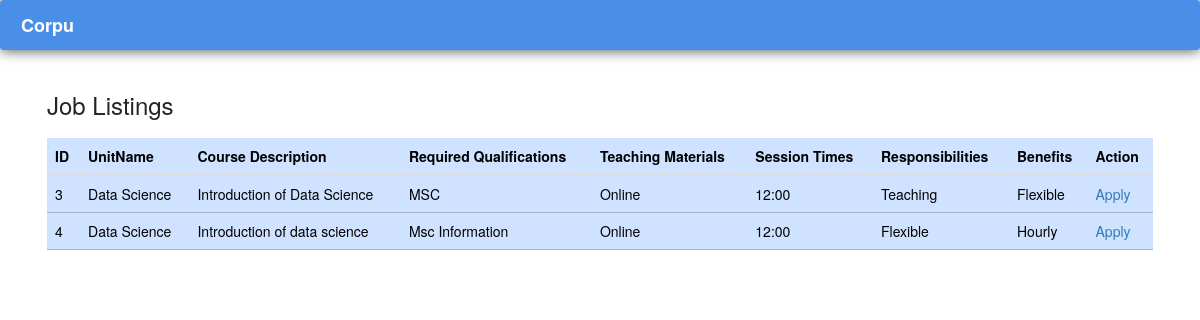
Screenshot of /joblisting/ with the database file from the repository.
### portal/models.py (models this page shows, shortened)
class JobListing(models.Model):
    unit_name = models.TextField()
    course_description = models.TextField()
    required_qualification = models.CharField(max_length=100)
    teaching_materials = models.CharField(max_length=100)
    session_times = models.CharField(max_length=100)
    responsibilities = models.CharField(max_length=100)
    benefits = models.CharField(max_length=100)

### portal/views.py (the view)
# urls.py: path('joblisting/', job_listing, name='jobListing' ),
def job_listing(request):
     table_data = JobListing.objects.all()
     context = {'table_data': table_data}
     return render(request, 'joblisting.html', context)

### portal/templates/joblisting.html (shortened to what this page needs)
{% extends 'main.html' %}
{% block content %}
<head>
<link rel="stylesheet" href="https://maxcdn.bootstrapcdn.com/bootstrap/3.4.1/css/bootstrap.min.css">
</head>
<header>
    <nav class="navbar navbar-expand-lg navbar-light bg-light header">
      <div class="container-fluid">
        <a class="navbar-brand" style="position: absolute; left: 0; margin-left: 5px;" href="{% url 'home' %}">Corpu</a>
      </div>
    </nav>
    </header>
<div class="container">
  <div class="card">
  <h3>Job Listings</h3>
  <div class="table-responsive mt-3">
  <table class="table table-primary">
    <thead>
      <tr>
        <th>ID</th>
        <th>UnitName</th>
        <th>Course Description</th>
        <th>Required Qualifications</th>
        <th>Teaching Materials</th>
        <th>Session Times</th>
        <th>Responsibilities</th>
        <th>Benefits</th>
        <th>Action</th>
      </tr>
    </thead>
    <tbody>
      {% for joblisting in table_data %}
      <tr>
        <td>{{ joblisting.pk}}</td>
        <td>{{ joblisting.unit_name}}</td>
        <td>{{ joblisting.course_description}}</td>
        <td>{{ joblisting.required_qualification}}</td>
        <td>{{ joblisting.teaching_materials}}</td>
        <td>{{ joblisting.session_times}}</td>
        <td>{{ joblisting.responsibilities}}</td>
        <td>{{ joblisting.benefits}}</td>
        <td><a href="{% url 'profile' %}">Apply</a></td>
      </tr>
      {% endfor %}
    </tbody>
  </table>
  </div>
  </div>
</div>
{% endblock content %}

### portal/static/home.css (style rules this page uses)
* { box-sizing: border-box; }
body { font-weight: 400; font-size: 1rem; line-height: 1.7; position: relative; overflow-y: auto; overflow-x: hidden; }
body:after { content: ""; position: absolute; top: 0; left: 0; right: 0; bottom: 0; background: rgba(0, 0, 0, 0.7); z-index: 100; opacity: 0; visibility: hidden; -webkit-transition: .3s all ease; -o-transition: .3s all ease; transition: .3s all ease; }
.navbar-light .navbar-brand { color: white !important; }
.card { border: 2px solid rgb(0 0 0 / 0%); }
.header { padding-top: .5em; padding-bottom: .5em; border: 1px solid #a2a2a2; -webkit-box-shadow: 0px 0px 14px 0px rgba(0,0,0,0.75); -moz-box-shadow: 0px 0px 14px 0px rgba(0,0,0,0.75); box-shadow: 0px 0px 14px 0px rgba(0,0,0,0.75); -webkit-border-radius: 5px; -moz-border-radius: 5px; border-radius: 5px; background-color: #4A8FE7 !IMPORTANT; color: black; font-weight: 600; }

### portal/templates/main.html (style rules this page uses)
body { background-color: #ffffff; font-family: 'Nunito', sans-serif; font-family: 'Nunito Sans', sans-serif; font-family: 'Roboto Slab', serif; height: 100vh; }
h1,h2,h3,h4,h5,h6 { font-family: 'Nunito', sans-serif; font-family: 'Nunito Sans', sans-serif; font-family: 'Roboto Slab', serif; }
a,p { color: #4b4b4b; }

### rows the page displays
JobListing: pk "3", unit_name "Data Science", course_description "Introduction of Data Science", required_qualification "MSC", teaching_materials "Online", session_times "12:00", responsibilities "Teaching", benefits "Flexible"
JobListing: pk "4", unit_name "Data Science", course_description "Introduction of data science", required_qualification "Msc Information", teaching_materials "Online", session_times "12:00", responsibilities "Flexible", benefits "Hourly"
